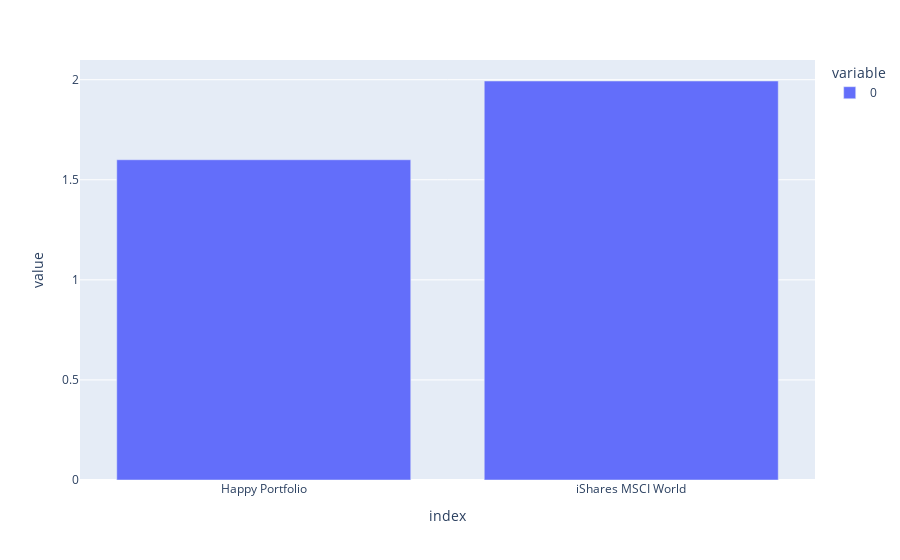

This figure's notebook cell:
### Code cell
# Sharpe Ratio

average_annual_return = portfolio_2019_df.mean() * 12
display(average_annual_return)

annual_sd_portfolio = portfolio_2019_df.std() * np.sqrt(12)
display(annual_sd_portfolio)

sharpe_ratios = average_annual_return / annual_sd_portfolio
display(sharpe_ratios)

fig = px.bar(sharpe_ratios)
fig.show()

### Figure 1 — Plotly figure (JSON) as saved in the notebook; plotly's stock layout.template omitted (floating-point values rounded to 4 significant figures)
{"data": [{"alignmentgroup": "True", "hovertemplate": "variable=0<br>index=%{x}<br>value=%{y}<extra></extra>", "legendgroup": "0", "marker": {"color": "#636efa", "pattern": {"shape": ""}}, "name": "0", "offsetgroup": "0", "orientation": "v", "showlegend": true, "textposition": "auto", "type": "bar", "x": ["Happy Portfolio", "iShares MSCI World"], "xaxis": "x", "y": [1.6, 1.993], "yaxis": "y"}], "layout": {"autosize": true, "barmode": "relative", "legend": {"title": {"text": "variable"}, "tracegroupgap": 0}, "margin": {"t": 60}, "xaxis": {"anchor": "y", "autorange": true, "domain": [0, 1], "range": [-0.5, 1.5], "title": {"text": "index"}, "type": "category"}, "yaxis": {"anchor": "x", "autorange": true, "domain": [0, 1], "range": [0, 2.098], "title": {"text": "value"}, "type": "linear"}}}
